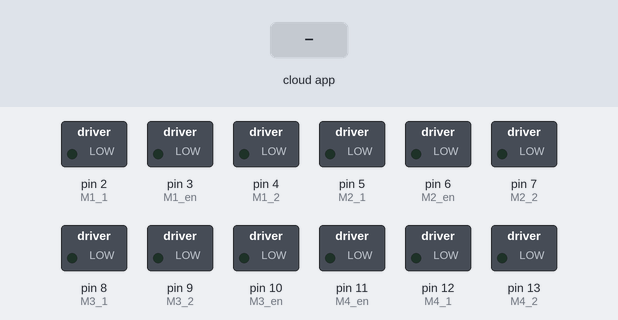
The sketch below on a simulated Arduino Uno, built with avr-gcc and run on an emulated ATmega328P. Parts: switched loads named in the sketch (green lamp = pin HIGH). The test bench sets the inputs (shaded band). The ROS host is connected and sends only what is stated.

Above: at 1.2 s.
1.3 s: the phone or cloud app sets linear.x to -100
At 1.7 s:
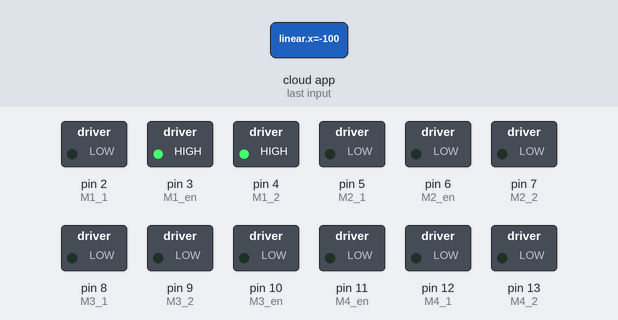
2.8 s: the phone or cloud app sets linear.x to 100
At 4.0 s:
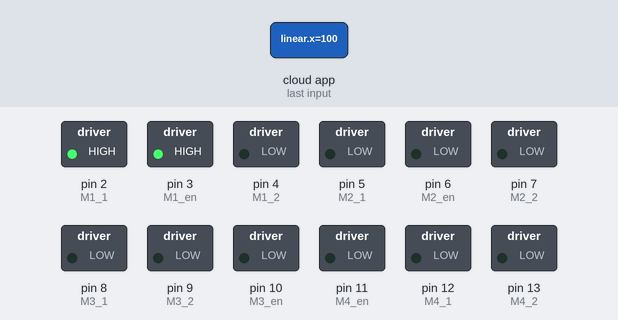
4.3 s: the phone or cloud app sets linear.x to 0
At 5.2 s:
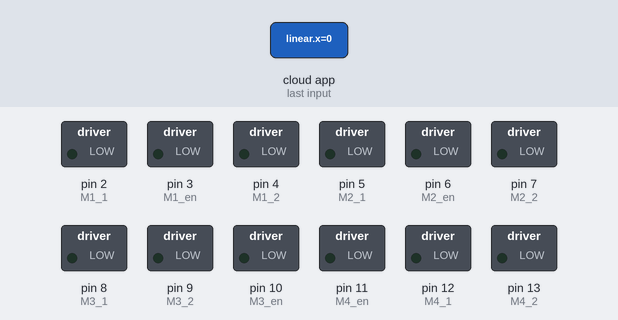
Timing chart, 0 to 7.3 s (numbered marks = the images above; inputs shaded):
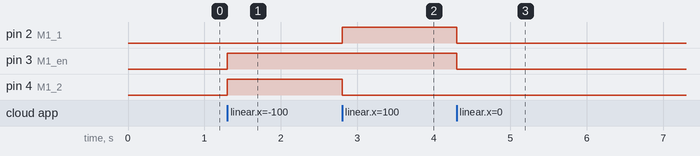

The sketch:

Motors_code.ino
```cpp
#if (ARDUINO >= 100)
 #include <Arduino.h>
#else
 #include <WProgram.h>
#endif
#include <ros.h>
#include <geometry_msgs/Twist.h>
ros::NodeHandle  nh;

int M1_1 = 2;
int M1_2 = 4;
int M1_en= 3;

int M2_1 = 5;
int M2_2 = 7;
int M2_en= 6;

int M3_1 = 8;
int M3_2 = 9;
int M3_en= 10;

int M4_1 = 12;
int M4_2 = 13;
int M4_en= 11;

geometry_msgs::Twist cmd_msg;
ros::Publisher pub("/cmd_vel_M", &cmd_msg);

void kinematics_callback(const geometry_msgs::Twist& cmd_msg){
  digitalWrite(M1_en, cmd_msg.linear.x);
  digitalWrite(M2_en, cmd_msg.linear.y);
  digitalWrite(M3_en, cmd_msg.linear.z);
  digitalWrite(M4_en, cmd_msg.angular.x);

  digitalWrite(M1_1, (cmd_msg.linear.x > 0));
  digitalWrite(M2_1, (cmd_msg.linear.y > 0));
  digitalWrite(M3_1, (cmd_msg.linear.z > 0));
  digitalWrite(M4_1, (cmd_msg.angular.x> 0));

  digitalWrite(M1_2, (cmd_msg.linear.x < 0));
  digitalWrite(M2_2, (cmd_msg.linear.y < 0));
  digitalWrite(M3_2, (cmd_msg.linear.z < 0));
  digitalWrite(M4_2, (cmd_msg.angular.x< 0));

  pub.publish(&cmd_msg);
}
ros::Subscriber<geometry_msgs::Twist> sub("/cmd_vel", &kinematics_callback);

void setup(){
  pinMode(M1_1, OUTPUT);
  pinMode(M2_1, OUTPUT);
  pinMode(M3_1, OUTPUT);
  pinMode(M4_1, OUTPUT);

  pinMode(M1_2, OUTPUT);
  pinMode(M2_2, OUTPUT);
  pinMode(M3_2, OUTPUT);
  pinMode(M4_2, OUTPUT);

  pinMode(M1_en, OUTPUT);
  pinMode(M2_en, OUTPUT);
  pinMode(M3_en, OUTPUT);
  pinMode(M4_en, OUTPUT);

  nh.initNode();
  nh.subscribe(sub);
  nh.advertise(pub);
}

void loop(){
  nh.spinOnce();
  delay(1);
}
```

Measured:
- after the input at 1.3 s, pin 3 (M1_en), pin 4 (M1_2): LOW → HIGH at once
- after the input at 2.8 s, pin 2 (M1_1): LOW → HIGH at once; pin 4 (M1_2): HIGH → LOW at once
- after the input at 4.3 s, pin 2 (M1_1), pin 3 (M1_en): HIGH → LOW at once
